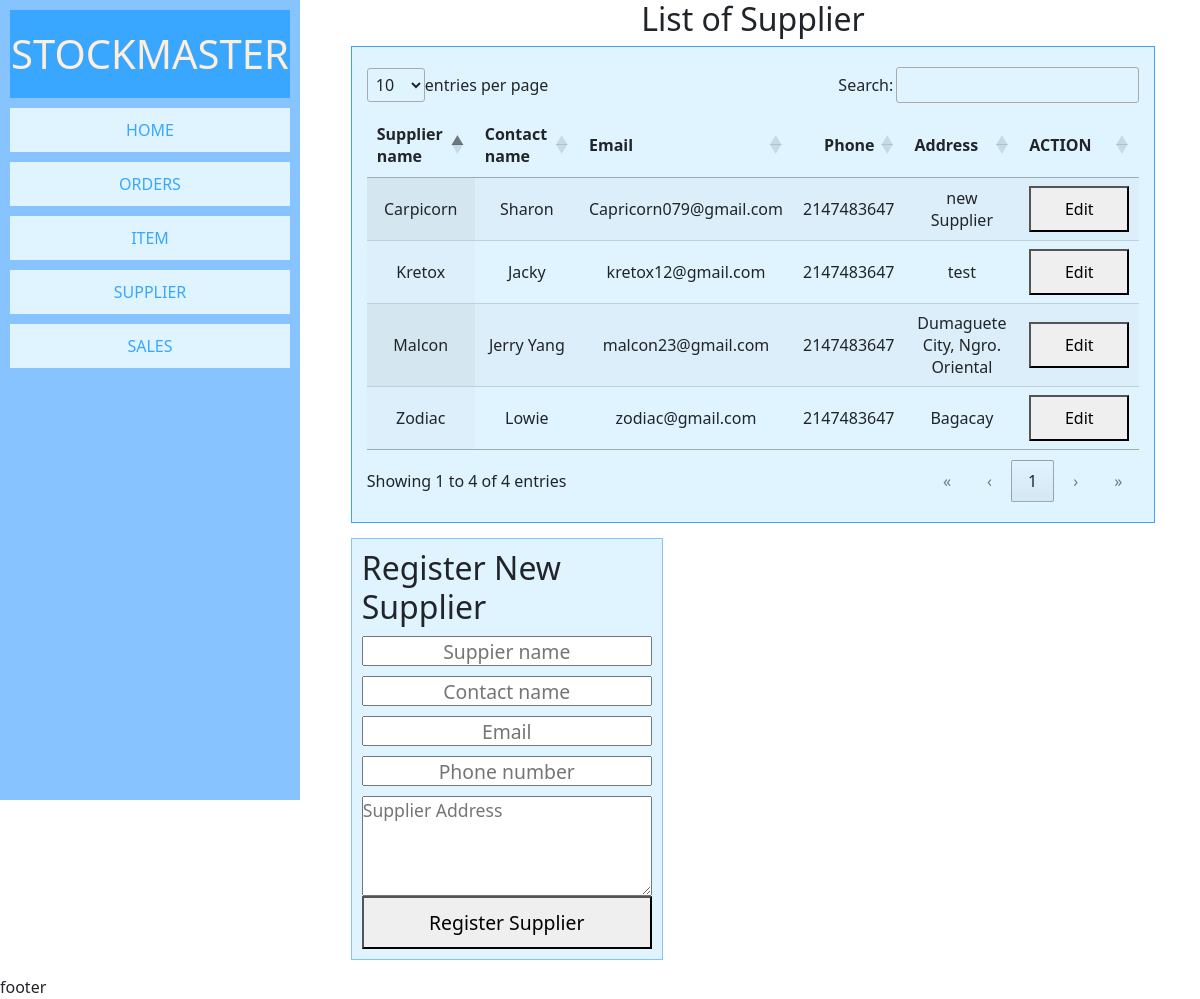
The page /pages/supplier.php on the database its author committed.
### tables this page shows
CREATE TABLE `supplier` (
  `supplier_id` int(11) NOT NULL,
  `supplier_name` varchar(255) NOT NULL,
  `contact_name` varchar(255) NOT NULL,
  `contact_email` varchar(55) NOT NULL,
  `contact_phone` int(11) NOT NULL,
  `address` varchar(55) NOT NULL,
  `created_at` datetime NOT NULL DEFAULT current_timestamp(),
  `updated_at` datetime NOT NULL
);

### pages/supplier.php (the view, shortened to what this page needs)
<?php
    require '../source/code.php';
?>
<!DOCTYPE html>
<html lang="en">
<head>
</head>
<body>
    <div class="stock-container">
        <div class="side-nav">
            <h1 style="text-align:center;background-color: #39A7FF;color: #FFEED9;margin: 10px;padding: 20px 0">STOCKMASTER</h1>
            <div class="wrapper">
                <div><a href="index.php">HOME</a></div>
                <div><a href="orders.php">ORDERS</a></div>
                <div><a href="item.php">ITEM</a></div>
                <div><a href="supplier.php">SUPPLIER</a></div>
                <div><a href="sales.php">SALES</a></div>
            </div>
        </div>
        <div class="main">
            <h2 style="text-align: center;">List of Supplier</h2>
            <table id="example" class="display" style="max-width:100%;text-align:center">
                <thead>
                    <tr>
                        <th>Supplier name</th>
                        <th>Contact name</th>
                        <th>Email</th>
                        <th>Phone</th>
                        <th>Address</th>
                        <th>ACTION</th>
                    </tr>
                </thead>
                <tbody>
                    <?php
                        foreach($supData as $rowSup){
                    ?>
                    <tr>
                        <td><?php echo $rowSup['supplier_name'] ?></td>
                        <td><?php echo $rowSup['contact_name'] ?></td>
                        <td><?php echo $rowSup['contact_email'] ?></td>
                        <td><?php echo $rowSup['contact_phone'] ?></td>
                        <td><?php echo $rowSup['address'] ?></td>
                        <td><button style="padding: 10px;cursor:pointer; width: 100px">Edit</button></td>
                    </tr>
                    <?php }?>
                </tbody>
            </table>
            <div class="addItem">
                <form action="" method="POST">
                <h2>Register New Supplier</h2>
                    <input type="text" name="txtSupname" placeholder="Suppier name">
                    <input type="text" name="txtSupcontactname" placeholder="Contact name">
                    <input type="text" name="txtSupemail" placeholder="Email">
                    <input type="text" name="txtSupphone" placeholder="Phone number">
                    <textarea name="txtSupaddress" placeholder="Supplier Address" style="width: 290px;height: 100px"></textarea>
                    <div class="div_register_sup"><button name="reg_sup">Register Supplier</button></div>
                </form>
            </div>
        </div>
        <div class="footer">footer</div>
</body>
</html>

### api/datatables.css (style rules this page uses)
:root { --dt-row-selected: 13, 110, 253; --dt-row-selected-text: 255, 255, 255; --dt-row-selected-link: 9, 10, 11; --dt-row-stripe: 0, 0, 0; --dt-row-hover: 0, 0, 0; --dt-column-ordering: 0, 0, 0; --dt-html-background: white; }
table.dataTable thead > tr > th.dt-orderable-asc, table.dataTable thead > tr > th.dt-orderable-desc, table.dataTable thead > tr > th.dt-ordering-asc, table.dataTable thead > tr > th.dt-ordering-desc, table.dataTable thead > tr > td.dt-orderable-asc, table.dataTable thead > tr > td.dt-orderable-desc, table.dataTable thead > tr > td.dt-ordering-asc, table.dataTable thead > tr > td.dt-ordering-desc { position: relative; padding-right: 30px; }
table.dataTable thead > tr > th.dt-orderable-asc, table.dataTable thead > tr > th.dt-orderable-desc, table.dataTable thead > tr > td.dt-orderable-asc, table.dataTable thead > tr > td.dt-orderable-desc { cursor: pointer; }
table.dataTable th, table.dataTable td { box-sizing: border-box; }
table.dataTable th.dt-type-numeric, table.dataTable th.dt-type-date, table.dataTable td.dt-type-numeric, table.dataTable td.dt-type-date { text-align: right; }
table.dataTable thead th, table.dataTable thead td, table.dataTable tfoot th, table.dataTable tfoot td { text-align: left; }
table.dataTable { width: 100%; margin: 0 auto; border-spacing: 0; }
table.dataTable thead th, table.dataTable tfoot th { font-weight: bold; }
table.dataTable > thead > tr > th, table.dataTable > thead > tr > td { padding: 10px; border-bottom: 1px solid rgba(0, 0, 0, 0.3); }
table.dataTable > tbody > tr { background-color: transparent; }
table.dataTable > tbody > tr:first-child > * { border-top: none; }
table.dataTable > tbody > tr:last-child > * { border-bottom: none; }
table.dataTable > tbody > tr > th, table.dataTable > tbody > tr > td { padding: 8px 10px; }
table.dataTable.row-border > tbody > tr > *, table.dataTable.display > tbody > tr > * { border-top: 1px solid rgba(0, 0, 0, 0.15); }
table.dataTable.row-border > tbody > tr:first-child > *, table.dataTable.display > tbody > tr:first-child > * { border-top: none; }
table.dataTable.stripe > tbody > tr:nth-child(odd) > *, table.dataTable.display > tbody > tr:nth-child(odd) > * { box-shadow: inset 0 0 0 9999px rgba(0, 0, 0, 0.023); box-shadow: inset 0 0 0 9999px rgba(var(--dt-row-stripe), 0.023); }
table.dataTable.order-column > tbody tr > .sorting_1, table.dataTable.order-column > tbody tr > .sorting_2, table.dataTable.order-column > tbody tr > .sorting_3, table.dataTable.display > tbody tr > .sorting_1, table.dataTable.display > tbody tr > .sorting_2, table.dataTable.display > tbody tr > .sorting_3 { box-shadow: inset 0 0 0 9999px rgba(0, 0, 0, 0.019); box-shadow: inset 0 0 0 9999px rgba(var(--dt-column-ordering), 0.019); }
table.dataTable.display > tbody > tr:nth-child(odd) > .sorting_1, table.dataTable.order-column.stripe > tbody > tr:nth-child(odd) > .sorting_1 { box-shadow: inset 0 0 0 9999px rgba(0, 0, 0, 0.054); box-shadow: inset 0 0 0 9999px rgba(var(--dt-column-ordering), 0.054); }
div.dt-container.dt-empty-footer tbody > tr:last-child > * { border-bottom: 1px solid rgba(0, 0, 0, 0.3); }

### CSS/style.css (style rules this page uses)
* { margin: 0; padding: 0; box-sizing: border-box; }
.side-nav { grid-area: side-nav;max-width: 300px; }
.main { grid-area: main; }
.footer { grid-area: footer; }
.stock-container { display: grid; grid-template-areas: '. . . . . . . . . . .' 'side-nav main main main main main main main main main main' 'footer footer footer footer footer footer footer footer footer footer footer'; padding: 0; margin: 0; }
.side-nav { height: 100vh; width: auto; background-color: #87C4FF; }
.wrapper a { display: block; padding: 10px; background-color: #E0F4FF; color: #39A7FF; margin: 10px; text-align: center; text-decoration: none; font-weight: lighter; }
.addItem { width: 90%; height: auto; margin: 0 auto; padding: 15px 0; font-size: 1.1em; }
.addItem form { border: #87C4FF 1px solid; background-color: #E0F4FF; width: 312px; padding: 10px; }
.addItem form > input, #supplier { display: block; margin: 10px 0; width: 290px; height: 30px; text-align: center; font-size: 1.1em; }
.div_register_sup button { font-size: 1.1em; padding: 10px; width: 290px; }

### rows shown on the page
supplier: supplier_name "Kretox", contact_name "Jacky", contact_email "kretox12@gmail.com", contact_phone "2147483647", address "test"
supplier: supplier_name "Zodiac", contact_name "Lowie", contact_email "zodiac@gmail.com", contact_phone "2147483647", address "Bagacay"
supplier: supplier_name "Carpicorn", contact_name "Sharon", contact_email "Capricorn079@gmail.com", contact_phone "2147483647", address "new Supplier"
supplier: supplier_name "Malcon", contact_name "Jerry Yang", contact_email "malcon23@gmail.com", contact_phone "2147483647", address "Dumaguete City, Ngro. Oriental"
